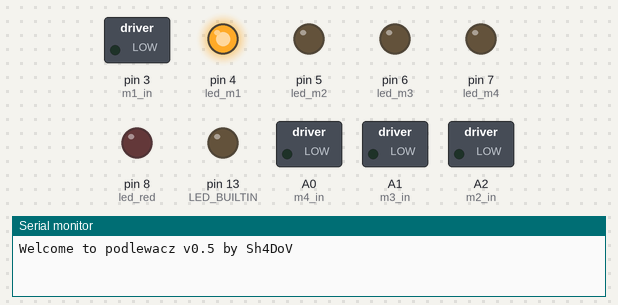
A sketch run on a simulated Arduino Nano, built with avr-gcc and run on an emulated ATmega328P. Shown: switched loads named in the sketch (green lamp = pin HIGH), output pins drawn as LEDs (lit = HIGH), the last lines printed to the serial monitor. Sleep ends after the set time or at an interrupt. At 4.0 s the program stops and its outputs stay as they are.

Above: at 0.1 s.
At 0.5 s:
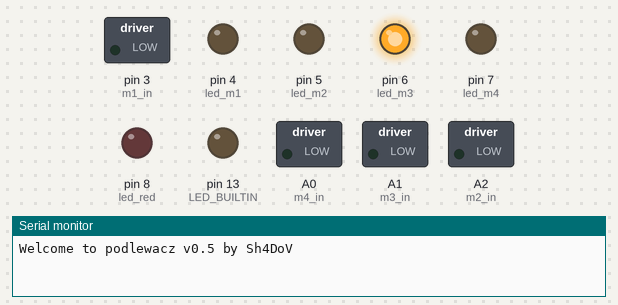
At 1.1 s:
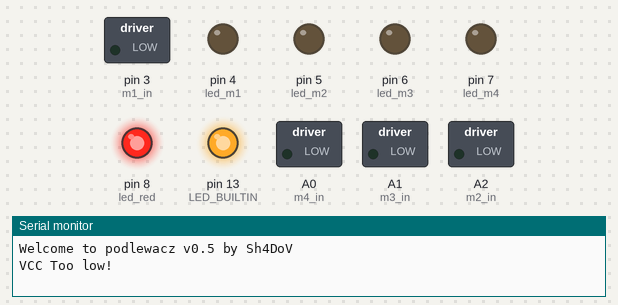
At 4.1 s:
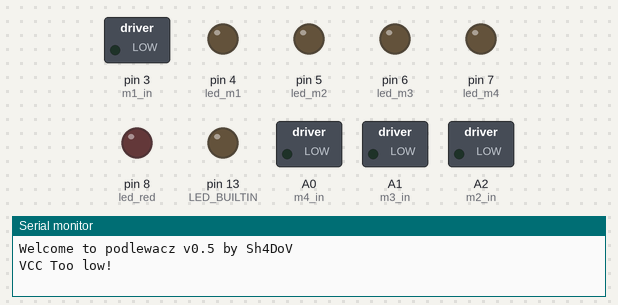
Timing chart, 0 to 5.5 s (numbered marks = the images above):
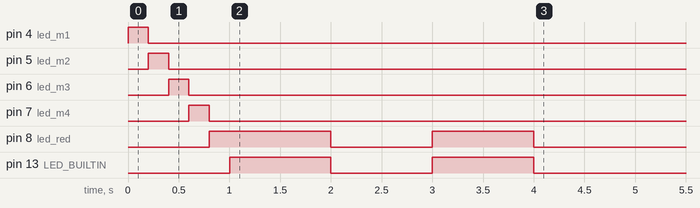

The sketch:

podlewacz.ino
```cpp
#include <avr/sleep.h>
#include <avr/power.h>

static const byte vcc_read = A3;
static const byte options = 2;

static const byte m1_in = 3;
static const byte m2_in = A2;
static const byte m3_in = A1;
static const byte m4_in = A0;

static const byte s1a0 = A7;
static const byte s2a0 = A6;
static const byte s3a0 = A5;
static const byte s4a0 = A4;

static const byte led_red = 8;
static const byte led_m1 = 4;
static const byte led_m2 = 5;
static const byte led_m3 = 6;
static const byte led_m4 = 7;

static const int vcc_min = 990;

static const unsigned long checkInMinutes = 20L;
static const unsigned long checkDelay =  60L * checkInMinutes / 4L;
static const int pompDelay = 1000 * 10;

static const int sensorThresholds[] = { 160, 510, 510, 510 };

static const int sensorTries = 5;

byte pomps[] = { m1_in, m2_in, m3_in, m4_in };

byte sensors[] {s1a0, s2a0, s3a0, s4a0};

byte allLeds[] = { led_m1, led_m2, led_m3, led_m4, led_red };
byte motorLeds[] = { led_m1, led_m2, led_m3, led_m4 };

ISR(TIMER1_OVF_vect)
{

}

void setup() {
    Serial.begin(115200);

    pinMode(13, OUTPUT);
    /* Normal timer operation.*/
    TCCR1A = 0x00;

    /* Enable the timer overlow interrupt. */
    TIMSK1 = 0x01;

    pinMode(vcc_read, INPUT);
    pinMode(options, INPUT);

    pinMode(m1_in, OUTPUT);
    pinMode(m2_in, OUTPUT);
    pinMode(m3_in, OUTPUT);
    pinMode(m4_in, OUTPUT);

    pinMode(s1a0, INPUT);
    pinMode(s2a0, INPUT);
    pinMode(s3a0, INPUT);
    pinMode(s4a0, INPUT);

    pinMode(led_red, OUTPUT);
    pinMode(led_m1, OUTPUT);
    pinMode(led_m2, OUTPUT);
    pinMode(led_m3, OUTPUT);
    pinMode(led_m4, OUTPUT);

    analogWrite(m1_in, 0);
    analogWrite(m2_in, 0);
    analogWrite(m3_in, 0);
    analogWrite(m4_in, 0);

    welcome();
}

void loop() {
    checkVoltage();

    checkSensors();

    for (int i = 0; i < checkDelay; i++){
        enterSleep();
    }
}

void enterSleep()
{
    /* Clear the timer counter register.
    * You can pre-load this register with a value in order to
    * reduce the timeout period, say if you wanted to wake up
    * ever 4.0 seconds exactly.
    */
    TCNT1 = 0x0000;

    /* Configure the prescaler for 1:1024, giving us a
    * timeout of 4.09 seconds.
    */
    TCCR1B = 0x05;

    set_sleep_mode(SLEEP_MODE_IDLE);

    sleep_enable();


    /* Disable all of the unused peripherals. This will reduce power
    * consumption further and, more importantly, some of these
    * peripherals may generate interrupts that will wake our Arduino from
    * sleep!
    */
    power_adc_disable();
    power_spi_disable();
    power_timer0_disable();
    power_timer2_disable();
    power_twi_disable();

    /* Now enter sleep mode. */
    sleep_mode();

    /* The program will continue from here after the timer timeout*/
    sleep_disable(); /* First thing to do is disable sleep. */

    /* Re-enable the peripherals. */
    power_all_enable();

    TCCR1B = 0x1;
}

void checkSensors()
{
    for (byte i = 0; i < sizeof(sensors); i++)
    {
        digitalWrite(motorLeds[i], HIGH);

        int sensor, sum = 0;
        for (byte j = 0; j < sensorTries; j++)
        {
            sensor = analogRead(sensors[i]);
            sum += sensor;
            delay(100);
        }
        sensor = (int)((double)sum / (double)sensorTries);

        Serial.print("Sensor ");
        Serial.print(i + 1);
        Serial.print(" : ");
        Serial.println(sensor);
        if (sensor > sensorThresholds[i])
        {
            Serial.print("Pomp ");
            Serial.print(i + 1);
            Serial.println(" ON");
            analogWrite(pomps[i], 255);
            delay(pompDelay);
            analogWrite(pomps[i], 0);
            Serial.print("Pomp ");
            Serial.print(i + 1);
            Serial.println(" OFF");
        }
        else
        {
            delay(500);
        }

        digitalWrite(motorLeds[i], LOW);
    }
}

void checkVoltage()
{
    int vcc = analogRead(vcc_read);
    if (vcc > vcc_min)
    {
        Serial.println("VCC OK");
    }
    else{
        Serial.println("VCC Too low!");

        digitalWrite(13, HIGH);
        digitalWrite(led_red, HIGH);
        delay(1000);
        digitalWrite(13, LOW);
        digitalWrite(led_red, LOW);
        delay(1000);
        digitalWrite(13, HIGH);
        digitalWrite(led_red, HIGH);
        delay(1000);
        digitalWrite(13, LOW);
        digitalWrite(led_red, LOW);

        CLKPR = 0x80;
        CLKPR = 0x08;

        set_sleep_mode(SLEEP_MODE_PWR_DOWN);
        sleep_enable();

        digitalWrite(13, LOW);
        digitalWrite(LED_BUILTIN, LOW);

        SPCR = 0;

        power_adc_disable();
        power_spi_disable();
        power_timer0_disable();
        power_timer1_disable();
        power_timer2_disable();
        power_twi_disable();

        sleep_mode();
    }
}

void welcome()
{
    Serial.println("Welcome to podlewacz v0.5 by Sh4DoV");

    for (byte i = 0; i < sizeof(allLeds); i++)
    {
        digitalWrite(allLeds[i], HIGH);
        delay(200);
        digitalWrite(allLeds[i], LOW);
    }
}
```

Measured:
- by itself, pin 8 (led_red): HIGH → LOW at 2.0 s, → HIGH 1.0 s later, → LOW 1.0 s later
- by itself, pin 13 (LED_BUILTIN): alternates HIGH for 1.0 s and LOW for 1.0 s
